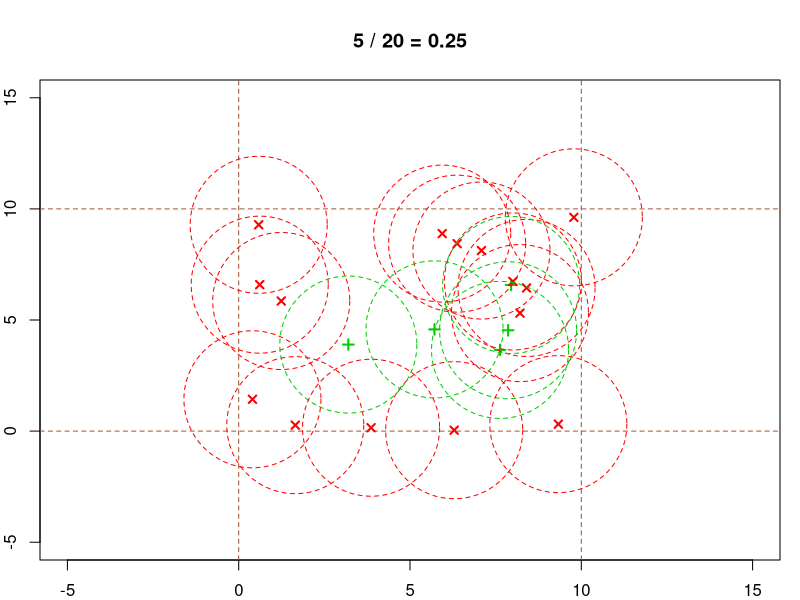

Generate this figure with R:
# Priklad 12

a <- 10
r <- 2
n <- 20

par (mfrow = c(1,1), mar = c (2,2,4,1))
plot (c(-a/2, 3/2*a), c(-a/2, 3/2*a), type = "n")
abline (h = 0, col = "sienna", lty = 2)
abline (h = a, col = "sienna", lty = 2)
abline (v = 0, col = "sienna", lty = 2)
abline (v = a, col = "sienna", lty = 2)

Sx <- runif (n, min = 0, max = a) 
Sy <- runif (n, min = 0, max = a) 

V <- data.frame (cbind (Sx, Sy))
V$ok <- (V$Sx > r) & (V$Sx < a - r) & (V$Sy > r) & (V$Sy < a - r)
V$color <- ifelse (V$ok, "#00cc00", "#ff0000")
V$symbol <- ifelse (V$ok, 3, 4)

points (V$Sx, V$Sy, col = V$color, pch = V$symbol, lwd = 2)
nA <- sum (V$ok)
fA <- nA / n
title (main = paste (nA, "/", n, "=", fA))

# zakomentujte nasl. radek, pokud nechcete kreslit obrys micku
symbols (V$Sx, V$Sy, circles = rep (r, nrow (V)), fg = V$color, lty = 2, inches = FALSE, add = TRUE)


